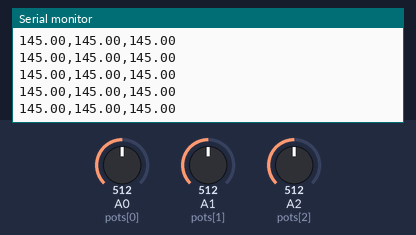
Bench run of a sketch on a simulated Arduino Uno, built with avr-gcc and run on an emulated ATmega328P. Parts: the last lines printed to the serial monitor. The inputs (shaded band) are chosen by the test bench; at power-on: A0 (pots[0]) = 512, A1 (pots[1]) = 512, A2 (pots[2]) = 512.

Above: at 1.2 s.
1.3 s: A0 (pots[0]) set to 716
At 1.37 s:
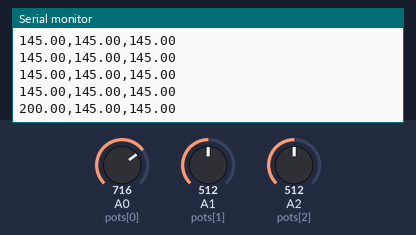
2.8 s: A1 (pots[1]) set to 716
At 2.82 s:
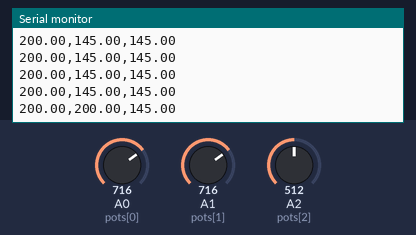
4.3 s: A2 (pots[2]) set to 716
At 4.33 s:
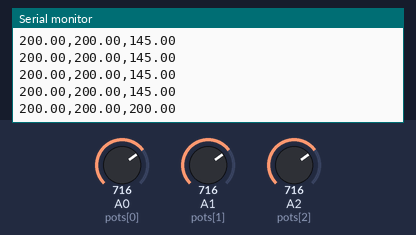
5.8 s: A0 (pots[0]) set to 900
At 5.84 s:
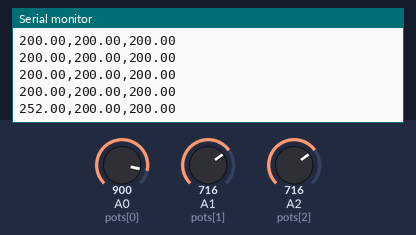
7.3 s: A1 (pots[1]) set to 900
At 7.34 s:
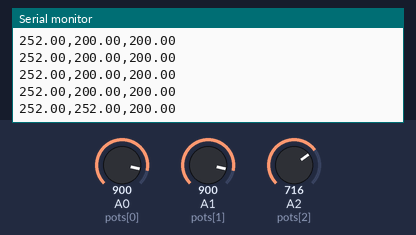
10.3 s: A2 (pots[2]) set to 900
At 10.3 s:
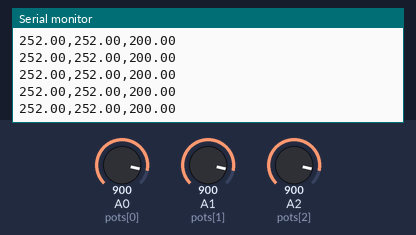
Timing chart, 0 to 12.8 s (numbered marks = the images above; inputs shaded):
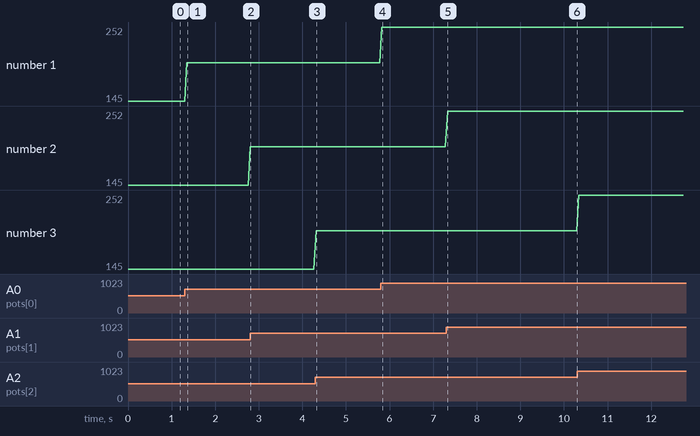

Measured:
- after the input at 1.3 s, the serial monitor: prints a new line after 0.05 s (image 1)
- after the input at 2.8 s, the serial monitor: prints a new line at once (image 2)
- after the input at 4.3 s, the serial monitor: prints a new line at once (image 3)
- after the input at 5.8 s, the serial monitor: prints a new line at once (image 4)
- after the input at 7.3 s, the serial monitor: prints a new line at once (image 5)
- plotted number 1: 145 → 200 after the input at 1.3 s, 200 → 252 after the input at 5.8 s

The sketch:

ExamenUnidad1_Arduino.ino
```cpp
const int pots[] = {A0, A1, A2};
float giros[3] = {0};
float grados[3] = {0};

void setup() {
  Serial.begin(9600);
}

void loop() {
  for (int i = 0; i < 3; i++) {
    giros[i] = analogRead(pots[i]) * 100.0 / 1023.0;
    grados[i] = map(giros[i], 0, 100, 0, 290);
  }


  // Enviar los datos con el formato correcto
  Serial.print(grados[0]);
  Serial.print(',');
  Serial.print(grados[1]);
  Serial.print(',');
  Serial.print(grados[2]);
  Serial.println();  //FIN
delay(50);

}
```
